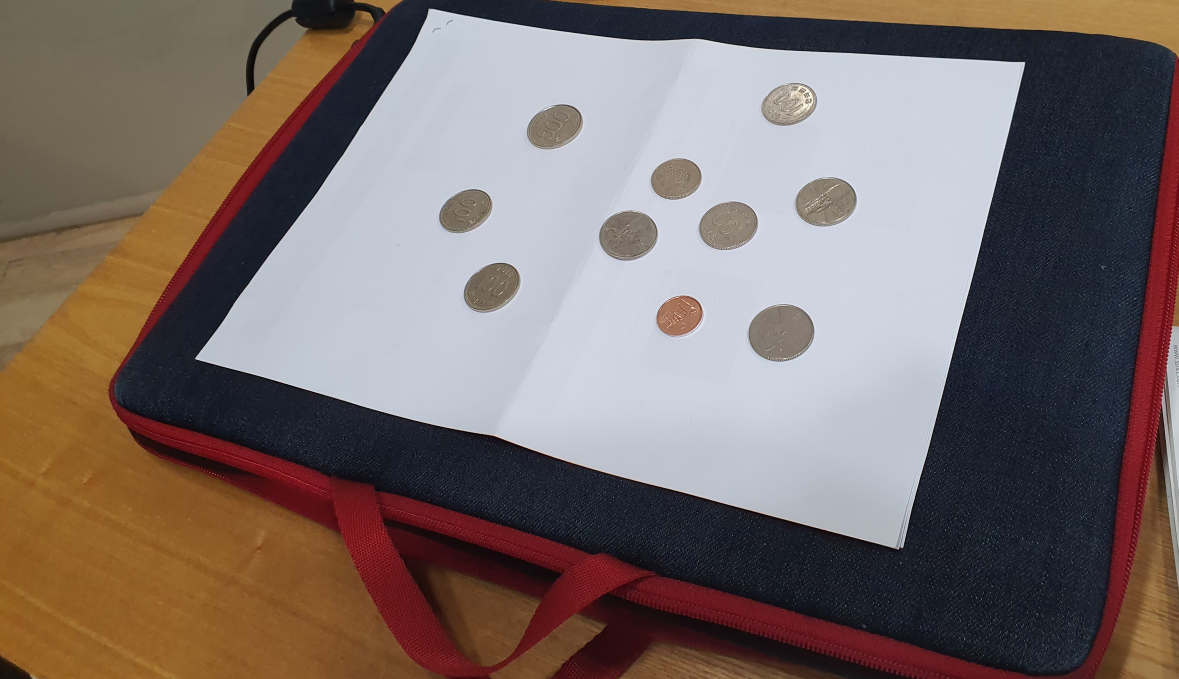
#> input picture images/coin.jpg, 3536 x 2037 px (shown at 1/3 size)
$ jupyter execute --allow-errors coin_ver2_re.ipynb   (older library calls are emulated)
#> lines starting #> are read from the running program, lines starting #| are printed output that depends on the picture; after the words box and inside, x2 and y2 are one past the last pixel; in counts of white or black regions, pixels touching at a corner belong together
[cell 1]
import numpy as np
import cv2
from matplotlib import pyplot as plt

[cell 2]
#image 흑백처리, 이진화 (그냥 Threshold)

img = cv2.imread('./images/coin.jpg')
#> img is the input picture: shape (2037, 3536, 3); mean B, G, R 105.3, 109.4, 122.6
img_ori = img.copy()
img_gray = cv2.cvtColor(img,cv2.COLOR_BGR2GRAY)


#배경과 종이의 색감 차이에 따라 threshold값 다르게 줄 것 (평균 170)
ret_threshold, binary_img = cv2.threshold(img_gray, 170, 255, cv2.THRESH_BINARY_INV)
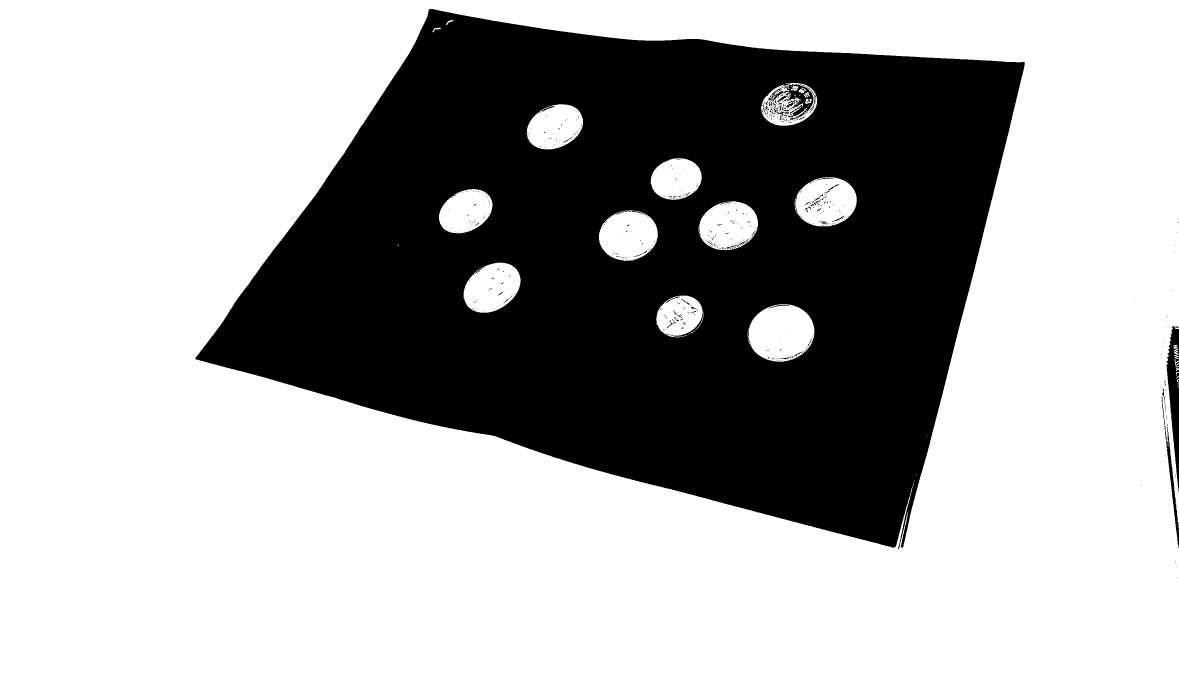
#> binary_img: shape (2037, 3536) (shown at 1/3 size); 66.2% white; 759 black regions (681 under 20 px), largest, box (x1, y1, x2, y2) and area: (586, 27, 3074, 1647) 2418045, (3499, 979, 3536, 1475) 9566, (3484, 1191, 3536, 1644) 2843
#A4를 쓸 경우 활성화
binary_img=cv2.bitwise_not(binary_img)


plt.imshow(binary_img, cmap='gray')

[cell 3]
#블러처리 후 threshold(adapted threshold)

img_blurred = cv2.GaussianBlur(img_gray, ksize=(5, 5), sigmaX=0)

img_thresh = cv2.adaptiveThreshold(
    img_blurred,
    maxValue=255.0,
    adaptiveMethod=cv2.ADAPTIVE_THRESH_GAUSSIAN_C,
    thresholdType=cv2.THRESH_BINARY_INV,
    blockSize=19,
    C=9
)
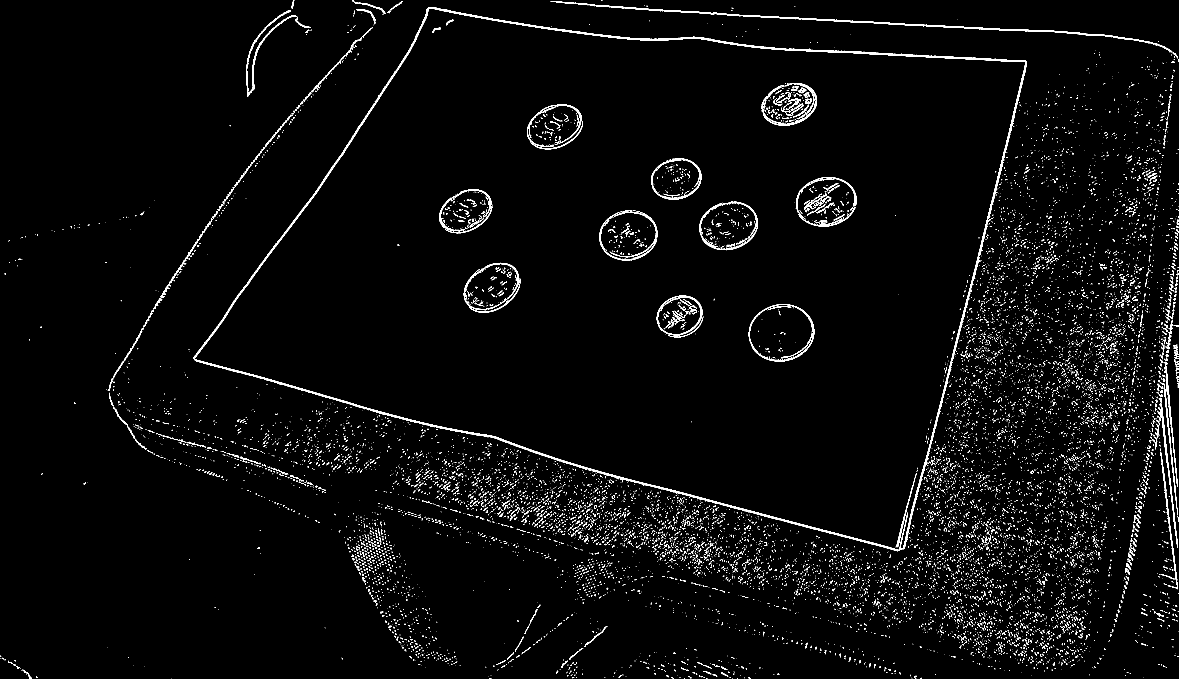
#> img_thresh: shape (2037, 3536) (shown at 1/3 size); 2.5% white; 12651 white regions (11756 under 20 px)

plt.figure(figsize=(12, 10))
plt.imshow(img_thresh, cmap='gray')

[cell 4]
#contour을 찾고 A4용지의 외곽선 그리기
img, contour, hierarchy = cv2.findContours(binary_img,
                                            cv2.RETR_EXTERNAL,
                                            cv2.CHAIN_APPROX_SIMPLE)
#> contour = 54 contours, 50 with area under 20; largest, box (x1, y1, x2, y2) and area: (586, 27, 3074, 1647) 2596466, (3499, 979, 3536, 1475) 8878, (3484, 1191, 3536, 1644) 2356, (3485, 1167, 3494, 1200) 51

img = img_ori.copy()

# Draw Contour with Blue
cv2.drawContours(img, contour, -1, (255,0,0), 3)
plt.figure()
plt.imshow(cv2.cvtColor(img,cv2.COLOR_BGR2RGB))
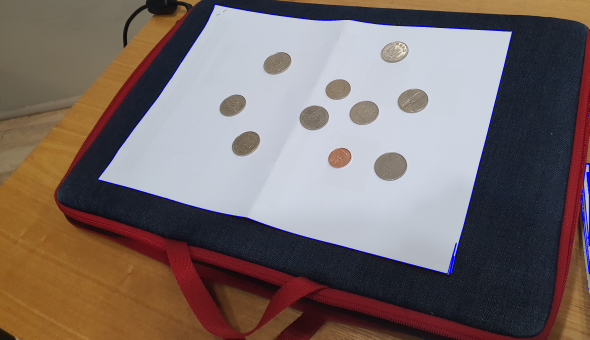
#> shown: shape (2037, 3536, 3) (shown at 1/6 size); mean R, G, B 121.6, 108.4, 105.9

[cell 5]
#그려진 외곽선을 바탕으로 꼭짓점 찾기 (perspective point)

cnt=contour[-1]
#> cnt = contour of 3192 points, box (x1, y1, x2, y2) (586, 27, 3074, 1647), area 2596466

#좌표점의 순서는 빨->검->파->녹
leftmost = tuple(cnt[cnt[:,:,0].argmin()][0])
#> leftmost = (586, 1074)
rightmost = tuple(cnt[cnt[:,:,0].argmax()][0])
#> rightmost = (3073, 195)
topmost = tuple(cnt[cnt[:,:,1].argmin()][0])
#> topmost = (1287, 27)
bottommost = tuple(cnt[cnt[:,:,1].argmax()][0])
#> bottommost = (2693, 1646)

# 좌표 표시하기
cv2.circle(img,leftmost,20,(255,0,0),-1) #빨강
cv2.circle(img,rightmost,20,(0,255,0),-1) #녹색
cv2.circle(img,topmost,20,(0,0,255),-1) #파랑
cv2.circle(img,bottommost,20,(0,0,0),-1) #검정

img = cv2.drawContours(img, cnt, -1, (255,255,255), 5)

plt.imshow(img)

[cell 6]
#prospective Transform
pts1 = np.float32([topmost,leftmost,rightmost,bottommost])
#> pts1 = [[1287, 27], [586, 1074], [3073, 195], [2693, 1646]]
#pts1 = np.float32([leftmost,bottommost,topmost,rightmost])

# 좌표의 이동점
pts2 = np.float32([[0,0],[0,437],[640,0],[640,437]])

M = cv2.getPerspectiveTransform(pts1, pts2)
#> M = [[0.502, 0.336, -655], [-0.054, 0.574, 53.99], [0.000137, 0.000355, 1]]

dst = cv2.warpPerspective(img, M, (640,437))


plt.subplot(121),plt.imshow(img),plt.title('image')
plt.subplot(122),plt.imshow(dst),plt.title('Perspective')
plt.show()

cv2.imshow('img',dst)
cv2.waitKey(0)
cv2.destroyAllWindows()

[cell 7]
#0
image = dst
cv2.imshow("result",image)
cv2.waitKey(0)
cv2.destroyAllWindows()

gray = cv2.cvtColor(image,cv2.COLOR_BGR2GRAY)
cv2.imshow("result",gray)
cv2.waitKey(0)
cv2.destroyAllWindows()

edge = cv2.Canny(gray,50,150)
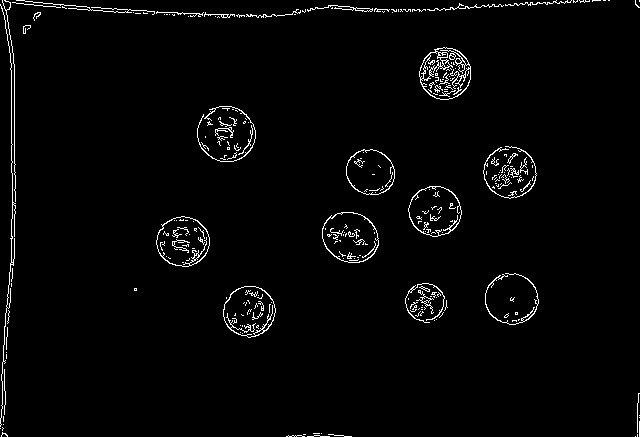
#> edge: shape (437, 640); 2.4% white in thin lines or dots
cv2.imshow("result",edge)
cv2.waitKey(0)
cv2.destroyAllWindows()

#1
edge = cv2.bitwise_not(edge)
#> edge: shape (437, 640); 97.6% white; black in thin lines or dots
cv2.imshow("result",edge)
cv2.waitKey(0)
cv2.destroyAllWindows()

contours = cv2.findContours(edge.copy(),cv2.RETR_EXTERNAL,cv2.CHAIN_APPROX_SIMPLE)
#> contours = 3 contours, 2 with area under 20; largest, box (x1, y1, x2, y2) and area: (0, 0, 640, 437) 278372
#> (the rest of this cell did not finish here and is left out)

[cell 8]
import cv2
import numpy as np

img = dst
img = cv2.medianBlur(img,7)
#> img: shape (437, 640, 3)
cimg = cv2.cvtColor(img,cv2.COLOR_BGR2GRAY)

circles = cv2.HoughCircles(cimg, cv2.HOUGH_GRADIENT, 1, 20,param1=100,param2=30,minRadius=0, maxRadius=0)
#> circles = [[249.5, 310.5, 24.3], [433.5, 210.5, 24.3], [508.5, 171.5, 24.9], [226.5, 132.5, 28], [183.5, 241.5, 24.6], [424.5, 302.5, 18.5], [510.5, 296.5, 26.4], [444.5, 72.5, 25.1], [354.5, 238.5, 22.9], [368.5, 172.5, 23.2]]

circles = np.uint16(np.around(circles))
#> circles = [[250, 310, 24], [434, 210, 24], [508, 172, 25], [226, 132, 28], [184, 242, 25], [424, 302, 18], [510, 296, 26], [444, 72, 25], [354, 238, 23], [368, 172, 23]]

for i in circles[0,:]:
    cv2.circle(cimg,(i[0],i[1]),i[2],(0,255,0),2)
    cv2.circle(cimg,(i[0],i[1]),2,(0,0,255),3)
#> this loop made 10 passes
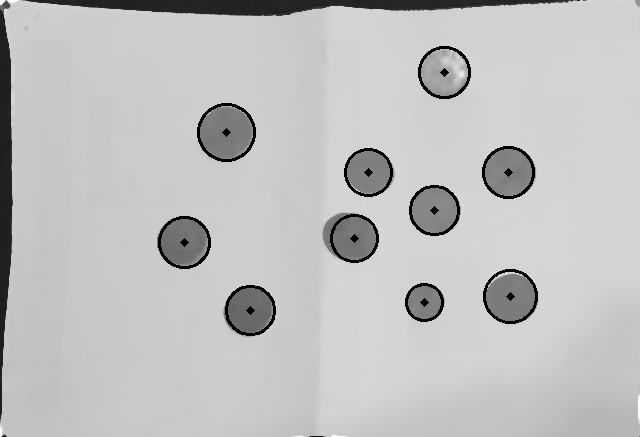
#> cimg: shape (437, 640); min 0, max 255, mean 191.3

cv2.imshow('img', cimg)
cv2.waitKey(0)
cv2.destroyAllWindows()

[cell 9]
# [7 lines of commented-out code are left out]

for i in circles[0,:]:
    cv2.circle(cimg,(i[0],i[1]),i[2],(0,255,0),1)  #그냥 테두리
    cv2.circle(cimg,(i[0],i[1]),35,(0,0,255),1)  #100원
    cv2.circle(cimg,(i[0],i[1]),40,(255,0,0),1) #500원
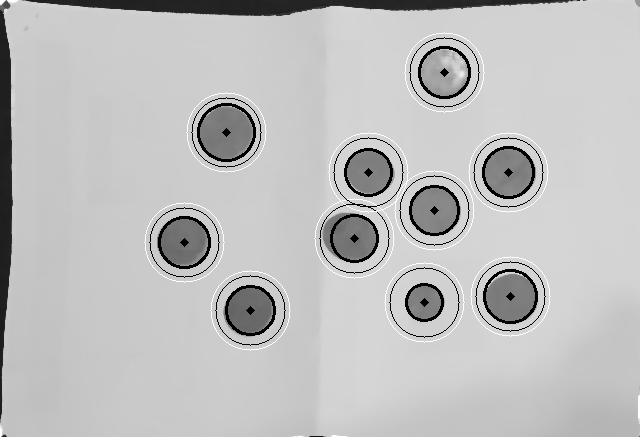
#> cimg: shape (437, 640); 1.5% of pixels changed, all inside (x1, y1, x2, y2) = (144, 32, 551, 351)


# (250,250)이 중심인 반지름 10인 파란색으로 채워진 원을 그립니다.
#cv2.circle(cimg, (i[0], i[1]), i[2], (255, 0, 0), 1)

# (250,250)이 중심인 반지름이 100인 선굵기가 1인 빨간색 원을 그립니다.
#cv2.circle(cimg, (i[0], i[1]), 2, (0, 0, 255), 3)


cv2.imshow("result", cimg)
cv2.waitKey(0)
cv2.destroyAllWindows()

[cell 10]
import cv2
import numpy as np

img = dst
img = cv2.medianBlur(img, 5)
img = cv2.cvtColor(img, cv2.COLOR_BGR2GRAY)
#> img: shape (437, 640)

circles = cv2.HoughCircles(img, cv2.HOUGH_GRADIENT, 1, 20, param1 = 220, param2 = 20)[0]
#> circles = [[248.5, 311.5, 25.2], [444.5, 73.5, 24.9], [434.5, 211.5, 25.2], [508.5, 171.5, 25], [224.5, 132.5, 27.3], [510.5, 299.5, 25.8], [348.5, 240.5, 28.8], [184.5, 241.5, 24.3], [424.5, 301.5, 18.3], [369.5, 173.5, 23.9], [347.5, 125.5, 121.1], [344.5, 369.5, 91.3]]

dbg_img = np.zeros((img.shape[0], img.shape[1], 3), np.uint8)
count500 = 0
count100 = 0
count10 = 0
for c in circles:
    print('Detected circle: center = ({} {}), radius = {}'.format(c[0],c[1],c[2]))

    if(42> c[2] > 38 or 29 > c[2] > 28) :
        cv2.circle(dbg_img, (c[0], c[1]), c[2], (255,0,0), 2)
        count500 +=1

    elif(33< c[2] < 38 or 25 < c[2] < 28) :
        cv2.circle(dbg_img, (c[0], c[1]), c[2], (0,0,255), 2)
        count100 +=1

    elif(c[2] < 20 or 24 < c[2] < 25) :
        cv2.circle(dbg_img, (c[0], c[1]), c[2], (0,255,0), 2)
        count10 +=1
#> this loop made 12 passes
#> (c, count500) on pass 7: ([348.5, 240.5, 28.8], 1)
#> (printed output is left out)
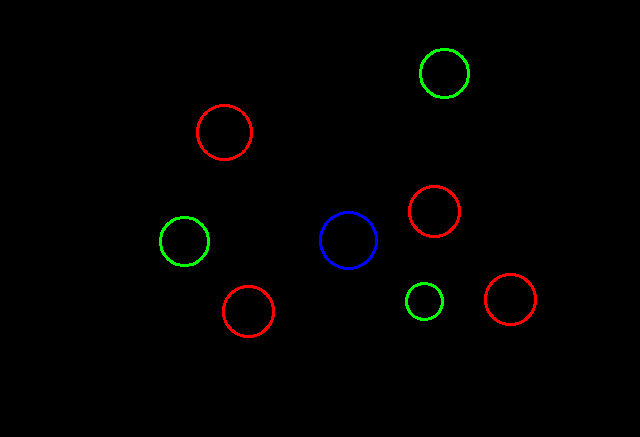
#> dbg_img: shape (437, 640, 3); mean of channels 0, 1, 2 0.5, 1.2, 1.8; drawn as B, G, R
#> after the loop, count10 = 3; count100 = 4; count500 = 1


#for i in circles[0,:]:
 #   cv2.circle(cimg,(i[0],i[1]),i[2],(0,255,0),1)  #그냥 테두리
  #  cv2.circle(cimg,(i[0],i[1]),[33:36],(0,0,255),1)  #100원
   # cv2.circle(cimg,(i[0],i[1]),[37:42],(255,0,0),1) #500원

cv2.imshow('img', img)
cv2.imshow('dbg_img', dbg_img)
cv2.waitKey()
cv2.destroyAllWindows()

[cell 11]
print(count500*500 + count100*100 + count10*10, "원")
#| 930 원

$ run again, with images/1.jpg copied over images/coin.jpg
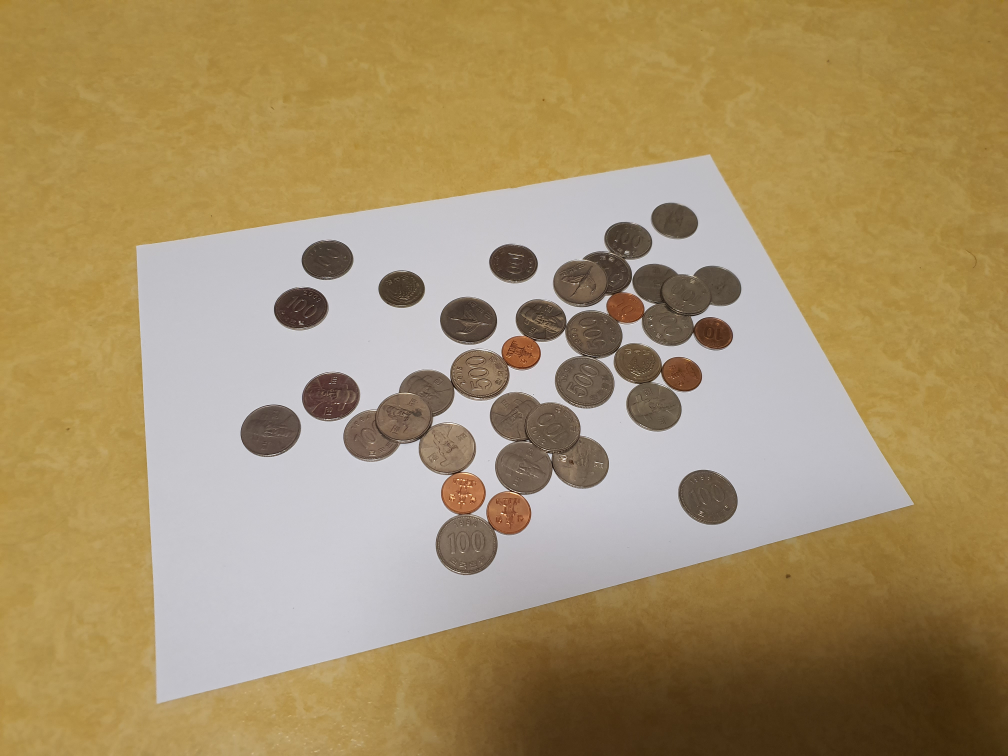
#> input picture images/1.jpg, 4032 x 3024 px (shown at 1/4 size)
#> img is the input picture: shape (3024, 4032, 3); mean B, G, R 105.4, 144.4, 165.7
#> img_thresh: shape (3024, 4032); 1.6% white; 3031 white regions (2126 under 20 px)
#> contour = 109 contours, 98 with area under 20; largest, box (x1, y1, x2, y2) and area: (544, 617, 3657, 2816) 4555805, (1257, 3002, 1270, 3009) 45, (1143, 2944, 1154, 2952) 41, (1006, 3009, 1015, 3019) 40, (1404, 2957, 1418, 2964) 36
#> cnt = contour of 4021 points, box (x1, y1, x2, y2) (544, 617, 3657, 2816), area 4555805
#> leftmost = (544, 989)
#> rightmost = (3656, 2016)
#> topmost = (2836, 617)
#> bottommost = (628, 2815)
#> pts1 = [[2836, 617], [544, 989], [3656, 2016], [628, 2815]]
#> M = [[0.0987, 0.608, -654.9], [-0.218, 0.128, 540.4], [-2.49e-05, 0.000271, 1]]
#> contours = 30 contours, 29 with area under 20; largest, box (x1, y1, x2, y2) and area: (0, 0, 640, 437) 276940
#> `circles = cv2.HoughCircles(cimg, cv2.HOUGH_GRADIENT, 1, 20,param1=100,..`: circles = 23 rows, first 8: [151.5, 140.5, 60.7], [371.5, 116.5, 68.9], [421.5, 210.5, 69.9], [240.5, 271.5, 63.7], [163.5, 289.5, 62.1], [426.5, 302.5, 56.8], [154.5, 222.5, 55.8], [356.5, 160.5, 48]
#> `circles = np.uint16(np.around(circles))`: circles = 23 rows, first 8: [152, 140, 61], [372, 116, 69], [422, 210, 70], [240, 272, 64], [164, 290, 62], [426, 302, 57], [154, 222, 56], [356, 160, 48]
#> the loop `for i in circles[0,:]:` made 23 passes
#> after the loop `for i in circles[0,:]:`:
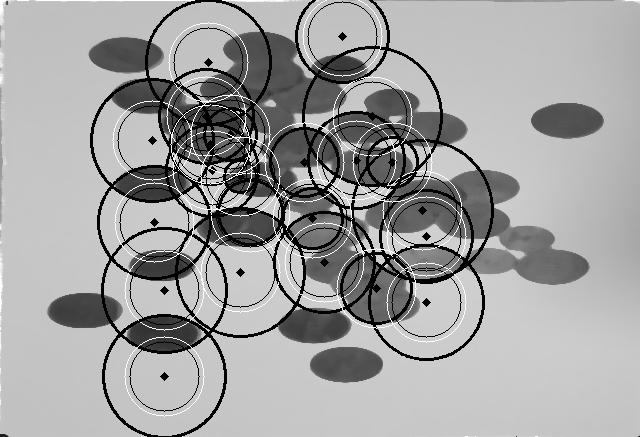
#> cimg: shape (437, 640); min 0, max 255, mean 160.5
#> `circles = cv2.HoughCircles(img, cv2.HOUGH_GRADIENT, 1, 20, param1 = 22..`: circles = 204 rows, first 8: [126.5, 123.5, 122.8], [136.5, 217.5, 138], [333.5, 230.5, 116.4], [236.5, 169.5, 76.1], [372.5, 113.5, 71.9], [419.5, 195.5, 84.9], [401.5, 163.5, 69.1], [151.5, 139.5, 61.7]
#> the loop `for c in circles:` made 204 passes
#> (printed output is left out)
#> after the loop `for c in circles:`:
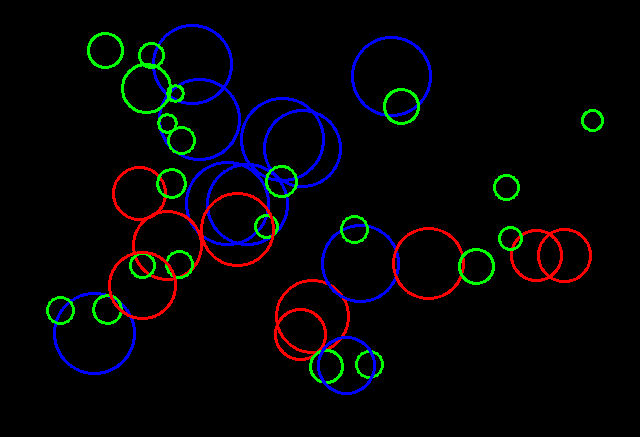
#> dbg_img: shape (437, 640, 3); mean of channels 0, 1, 2 6, 4.7, 4.4; drawn as B, G, R
#> after the loop `for c in circles:`: count10 = 21; count100 = 9; count500 = 10
